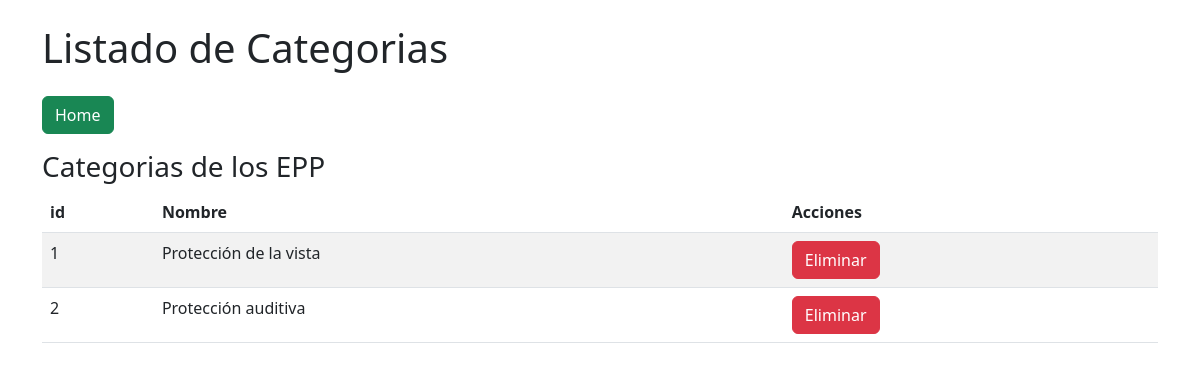
Page /listado_categorias/ on the committed database.
### epp/models.py (models this page shows, shortened)
class Categoria(models.Model):
    id = models.AutoField(primary_key=True)
    nombre = models.CharField(max_length=100)

### epp/views.py (the view)
# urls.py: path('listado_categorias/', views.listado_categorias, name='listado_categorias'),
def listado_categorias(request):
    categorias = Categoria.objects.all()
    return render(request, 'home/listado_categorias.html', {'categorias': categorias})

### templates/home/listado_categorias.html (shortened to what this page needs)
<!DOCTYPE html>
<html>
<head>
    <link rel="stylesheet" href="https://cdn.jsdelivr.net/npm/bootstrap@5.3.0/dist/css/bootstrap.min.css">
</head>
<body class="container mt-4">
    <h1 class="mb-4">Listado de Categorias</h1>
    <div class="mb-3">
        <a class="btn btn-success" href="/">Home</a>
    </div>
    <h3>Categorias de los EPP</h3>
    <table class="table table-striped">
        <thead>
            <tr>
               <th>id</th>
                <th>Nombre</th>
                <th>Acciones</th>
            </tr>
        </thead>
        <tbody>
            {% for c in categorias %}
                <td>{{ c.id }}</td>
                <td>{{ c.nombre }}</td>
                <td>
                    <a href="{% url 'eliminar_categoria' c.id %}" onclick="return confirm('¿Estás seguro de eliminar esta categoria?')" class='btn btn-danger'>Eliminar</a>
                </td>
            {% endfor %}
        </tbody>
    </table>
</body>
</html>

### rows in the picture
Categoria: id "1", nombre "Protección de la vista"
Categoria: id "2", nombre "Protección auditiva"
